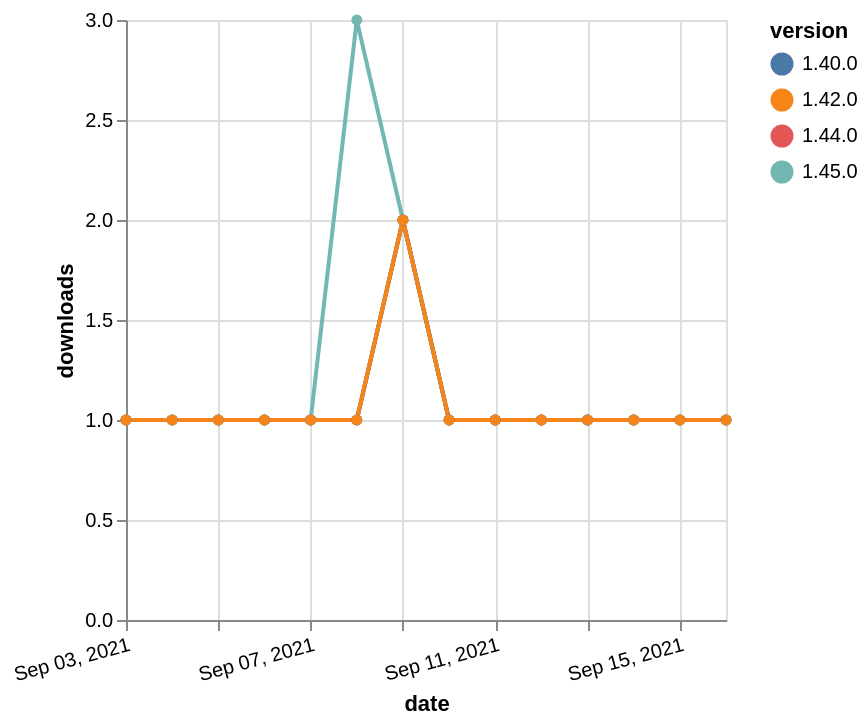

Here is the Vega-Lite specification saved for this chart:
### Vega-Lite specification from a JSON file in a GitHub repository (floating-point values rounded to 4 significant figures)
{"$schema": "https://vega.github.io/schema/vega-lite/v5.json", "description": "A simple bar chart with embedded data.", "data": {"values": [{"date": "2021-09-03", "total": 175, "delta": 1, "version": "1.45.0"}, {"date": "2021-09-04", "total": 176, "delta": 1, "version": "1.45.0"}, {"date": "2021-09-05", "total": 177, "delta": 1, "version": "1.45.0"}, {"date": "2021-09-06", "total": 178, "delta": 1, "version": "1.45.0"}, {"date": "2021-09-07", "total": 179, "delta": 1, "version": "1.45.0"}, {"date": "2021-09-08", "total": 182, "delta": 3, "version": "1.45.0"}, {"date": "2021-09-09", "total": 184, "delta": 2, "version": "1.45.0"}, {"date": "2021-09-10", "total": 185, "delta": 1, "version": "1.45.0"}, {"date": "2021-09-11", "total": 186, "delta": 1, "version": "1.45.0"}, {"date": "2021-09-12", "total": 187, "delta": 1, "version": "1.45.0"}, {"date": "2021-09-13", "total": 188, "delta": 1, "version": "1.45.0"}, {"date": "2021-09-14", "total": 189, "delta": 1, "version": "1.45.0"}, {"date": "2021-09-15", "total": 190, "delta": 1, "version": "1.45.0"}, {"date": "2021-09-16", "total": 191, "delta": 1, "version": "1.45.0"}, {"date": "2021-09-03", "total": 202, "delta": 1, "version": "1.44.0"}, {"date": "2021-09-04", "total": 203, "delta": 1, "version": "1.44.0"}, {"date": "2021-09-05", "total": 204, "delta": 1, "version": "1.44.0"}, {"date": "2021-09-06", "total": 205, "delta": 1, "version": "1.44.0"}, {"date": "2021-09-07", "total": 206, "delta": 1, "version": "1.44.0"}, {"date": "2021-09-08", "total": 207, "delta": 1, "version": "1.44.0"}, {"date": "2021-09-09", "total": 209, "delta": 2, "version": "1.44.0"}, {"date": "2021-09-10", "total": 210, "delta": 1, "version": "1.44.0"}, {"date": "2021-09-11", "total": 211, "delta": 1, "version": "1.44.0"}, {"date": "2021-09-12", "total": 212, "delta": 1, "version": "1.44.0"}, {"date": "2021-09-13", "total": 213, "delta": 1, "version": "1.44.0"}, {"date": "2021-09-14", "total": 214, "delta": 1, "version": "1.44.0"}, {"date": "2021-09-15", "total": 215, "delta": 1, "version": "1.44.0"}, {"date": "2021-09-16", "total": 216, "delta": 1, "version": "1.44.0"}, {"date": "2021-09-03", "total": 256, "delta": 1, "version": "1.40.0"}, {"date": "2021-09-04", "total": 257, "delta": 1, "version": "1.40.0"}, {"date": "2021-09-05", "total": 258, "delta": 1, "version": "1.40.0"}, {"date": "2021-09-06", "total": 259, "delta": 1, "version": "1.40.0"}, {"date": "2021-09-07", "total": 260, "delta": 1, "version": "1.40.0"}, {"date": "2021-09-08", "total": 261, "delta": 1, "version": "1.40.0"}, {"date": "2021-09-09", "total": 263, "delta": 2, "version": "1.40.0"}, {"date": "2021-09-10", "total": 264, "delta": 1, "version": "1.40.0"}, {"date": "2021-09-11", "total": 265, "delta": 1, "version": "1.40.0"}, {"date": "2021-09-12", "total": 266, "delta": 1, "version": "1.40.0"}, {"date": "2021-09-13", "total": 267, "delta": 1, "version": "1.40.0"}, {"date": "2021-09-14", "total": 268, "delta": 1, "version": "1.40.0"}, {"date": "2021-09-15", "total": 269, "delta": 1, "version": "1.40.0"}, {"date": "2021-09-16", "total": 270, "delta": 1, "version": "1.40.0"}, {"date": "2021-09-03", "total": 206, "delta": 1, "version": "1.42.0"}, {"date": "2021-09-04", "total": 207, "delta": 1, "version": "1.42.0"}, {"date": "2021-09-05", "total": 208, "delta": 1, "version": "1.42.0"}, {"date": "2021-09-06", "total": 209, "delta": 1, "version": "1.42.0"}, {"date": "2021-09-07", "total": 210, "delta": 1, "version": "1.42.0"}, {"date": "2021-09-08", "total": 211, "delta": 1, "version": "1.42.0"}, {"date": "2021-09-09", "total": 213, "delta": 2, "version": "1.42.0"}, {"date": "2021-09-10", "total": 214, "delta": 1, "version": "1.42.0"}, {"date": "2021-09-11", "total": 215, "delta": 1, "version": "1.42.0"}, {"date": "2021-09-12", "total": 216, "delta": 1, "version": "1.42.0"}, {"date": "2021-09-13", "total": 217, "delta": 1, "version": "1.42.0"}, {"date": "2021-09-14", "total": 218, "delta": 1, "version": "1.42.0"}, {"date": "2021-09-15", "total": 219, "delta": 1, "version": "1.42.0"}, {"date": "2021-09-16", "total": 220, "delta": 1, "version": "1.42.0"}]}, "width": "container", "mark": {"type": "line", "point": {"filled": true}}, "encoding": {"x": {"field": "date", "type": "temporal", "timeUnit": "yearmonthdate", "title": "date", "axis": {"labelAngle": -15}}, "y": {"field": "delta", "type": "quantitative", "title": "downloads"}, "color": {"field": "version", "type": "nominal"}, "tooltip": {"field": "delta"}}}
